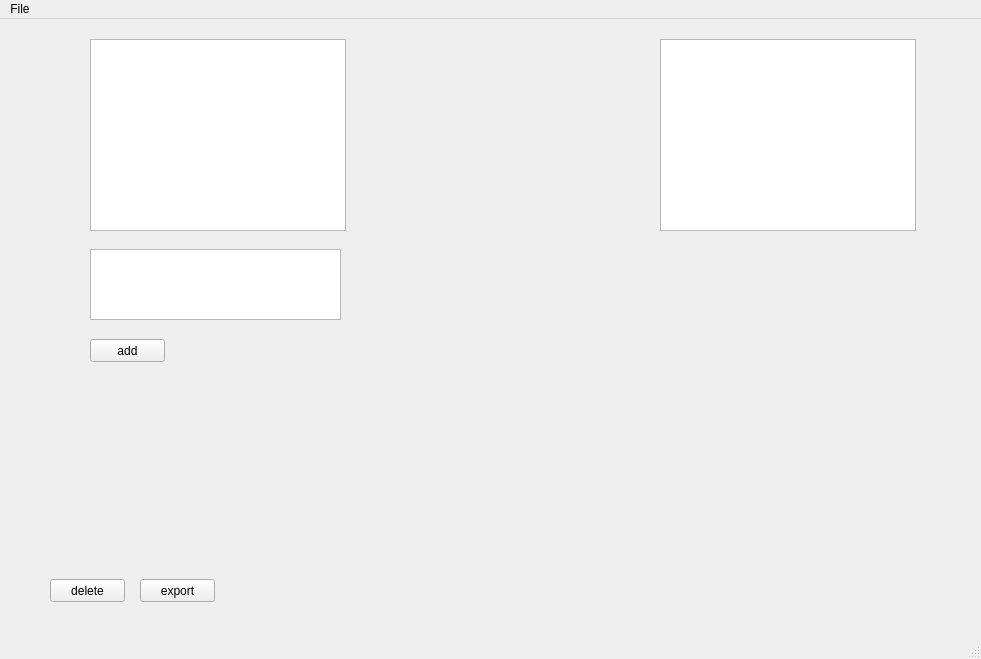
<?xml version="1.0" encoding="UTF-8"?>
<ui version="4.0">
 <class>MainWindow</class>
 <widget class="QMainWindow" name="MainWindow">
  <property name="geometry">
   <rect>
    <x>0</x>
    <y>0</y>
    <width>981</width>
    <height>659</height>
   </rect>
  </property>
  <property name="windowTitle">
   <string>MainWindow</string>
  </property>
  <widget class="QWidget" name="centralwidget">
   <widget class="QListWidget" name="allTileList">
    <property name="geometry">
     <rect>
      <x>660</x>
      <y>20</y>
      <width>256</width>
      <height>192</height>
     </rect>
    </property>
   </widget>
   <widget class="QListWidget" name="deleteTileList">
    <property name="geometry">
     <rect>
      <x>90</x>
      <y>20</y>
      <width>256</width>
      <height>192</height>
     </rect>
    </property>
   </widget>
   <widget class="QTextEdit" name="addTileTextEdit">
    <property name="geometry">
     <rect>
      <x>90</x>
      <y>230</y>
      <width>251</width>
      <height>71</height>
     </rect>
    </property>
   </widget>
   <widget class="QPushButton" name="acceptAddTileButton">
    <property name="geometry">
     <rect>
      <x>90</x>
      <y>320</y>
      <width>75</width>
      <height>23</height>
     </rect>
    </property>
    <property name="text">
     <string>add</string>
    </property>
   </widget>
   <widget class="QPushButton" name="deleteTilesButton">
    <property name="geometry">
     <rect>
      <x>50</x>
      <y>560</y>
      <width>75</width>
      <height>23</height>
     </rect>
    </property>
    <property name="text">
     <string>delete</string>
    </property>
   </widget>
   <widget class="QPushButton" name="exportToFilesButton">
    <property name="geometry">
     <rect>
      <x>140</x>
      <y>560</y>
      <width>75</width>
      <height>23</height>
     </rect>
    </property>
    <property name="text">
     <string>export</string>
    </property>
   </widget>
  </widget>
  <widget class="QStatusBar" name="statusbar"/>
  <widget class="QMenuBar" name="menubar">
   <property name="geometry">
    <rect>
     <x>0</x>
     <y>0</y>
     <width>981</width>
     <height>21</height>
    </rect>
   </property>
   <widget class="QMenu" name="menuFile">
    <property name="title">
     <string>File</string>
    </property>
    <addaction name="actionOpen"/>
   </widget>
   <addaction name="menuFile"/>
  </widget>
  <action name="actionOpen">
   <property name="text">
    <string>Open</string>
   </property>
  </action>
 </widget>
 <resources/>
 <connections/>
</ui>
